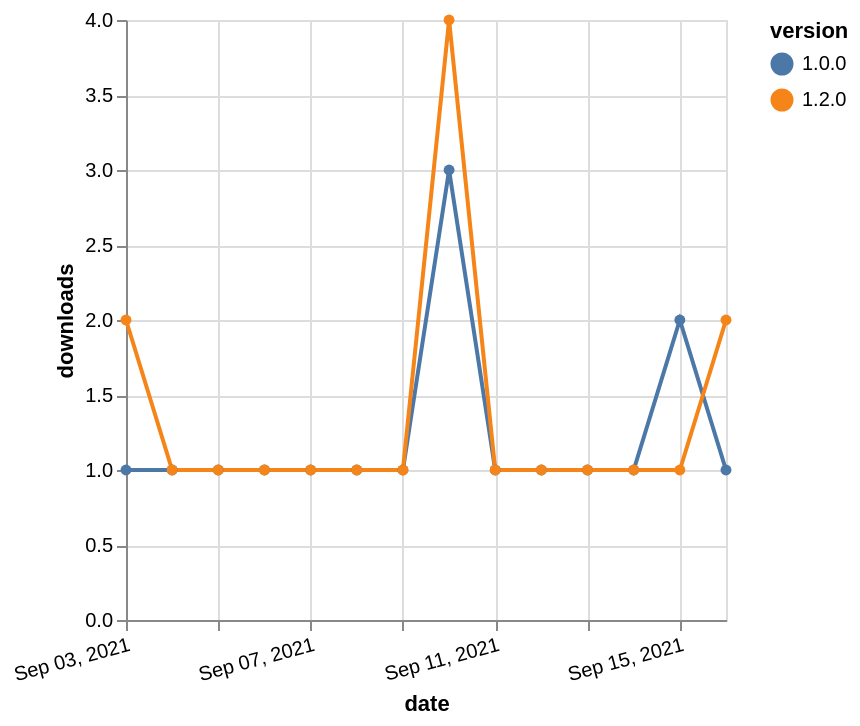

Here is the Vega-Lite specification saved for this chart:
### Vega-Lite specification from a JSON file in a GitHub repository (floating-point values rounded to 4 significant figures)
{"$schema": "https://vega.github.io/schema/vega-lite/v5.json", "description": "A simple bar chart with embedded data.", "data": {"values": [{"date": "2021-09-03", "total": 198, "delta": 1, "version": "1.0.0"}, {"date": "2021-09-04", "total": 199, "delta": 1, "version": "1.0.0"}, {"date": "2021-09-05", "total": 200, "delta": 1, "version": "1.0.0"}, {"date": "2021-09-06", "total": 201, "delta": 1, "version": "1.0.0"}, {"date": "2021-09-07", "total": 202, "delta": 1, "version": "1.0.0"}, {"date": "2021-09-08", "total": 203, "delta": 1, "version": "1.0.0"}, {"date": "2021-09-09", "total": 204, "delta": 1, "version": "1.0.0"}, {"date": "2021-09-10", "total": 207, "delta": 3, "version": "1.0.0"}, {"date": "2021-09-11", "total": 208, "delta": 1, "version": "1.0.0"}, {"date": "2021-09-12", "total": 209, "delta": 1, "version": "1.0.0"}, {"date": "2021-09-13", "total": 210, "delta": 1, "version": "1.0.0"}, {"date": "2021-09-14", "total": 211, "delta": 1, "version": "1.0.0"}, {"date": "2021-09-15", "total": 213, "delta": 2, "version": "1.0.0"}, {"date": "2021-09-16", "total": 214, "delta": 1, "version": "1.0.0"}, {"date": "2021-09-03", "total": 120, "delta": 2, "version": "1.2.0"}, {"date": "2021-09-04", "total": 121, "delta": 1, "version": "1.2.0"}, {"date": "2021-09-05", "total": 122, "delta": 1, "version": "1.2.0"}, {"date": "2021-09-06", "total": 123, "delta": 1, "version": "1.2.0"}, {"date": "2021-09-07", "total": 124, "delta": 1, "version": "1.2.0"}, {"date": "2021-09-08", "total": 125, "delta": 1, "version": "1.2.0"}, {"date": "2021-09-09", "total": 126, "delta": 1, "version": "1.2.0"}, {"date": "2021-09-10", "total": 130, "delta": 4, "version": "1.2.0"}, {"date": "2021-09-11", "total": 131, "delta": 1, "version": "1.2.0"}, {"date": "2021-09-12", "total": 132, "delta": 1, "version": "1.2.0"}, {"date": "2021-09-13", "total": 133, "delta": 1, "version": "1.2.0"}, {"date": "2021-09-14", "total": 134, "delta": 1, "version": "1.2.0"}, {"date": "2021-09-15", "total": 135, "delta": 1, "version": "1.2.0"}, {"date": "2021-09-16", "total": 137, "delta": 2, "version": "1.2.0"}]}, "width": "container", "mark": {"type": "line", "point": {"filled": true}}, "encoding": {"x": {"field": "date", "type": "temporal", "timeUnit": "yearmonthdate", "title": "date", "axis": {"labelAngle": -15}}, "y": {"field": "delta", "type": "quantitative", "title": "downloads"}, "color": {"field": "version", "type": "nominal"}, "tooltip": {"field": "delta"}}}
